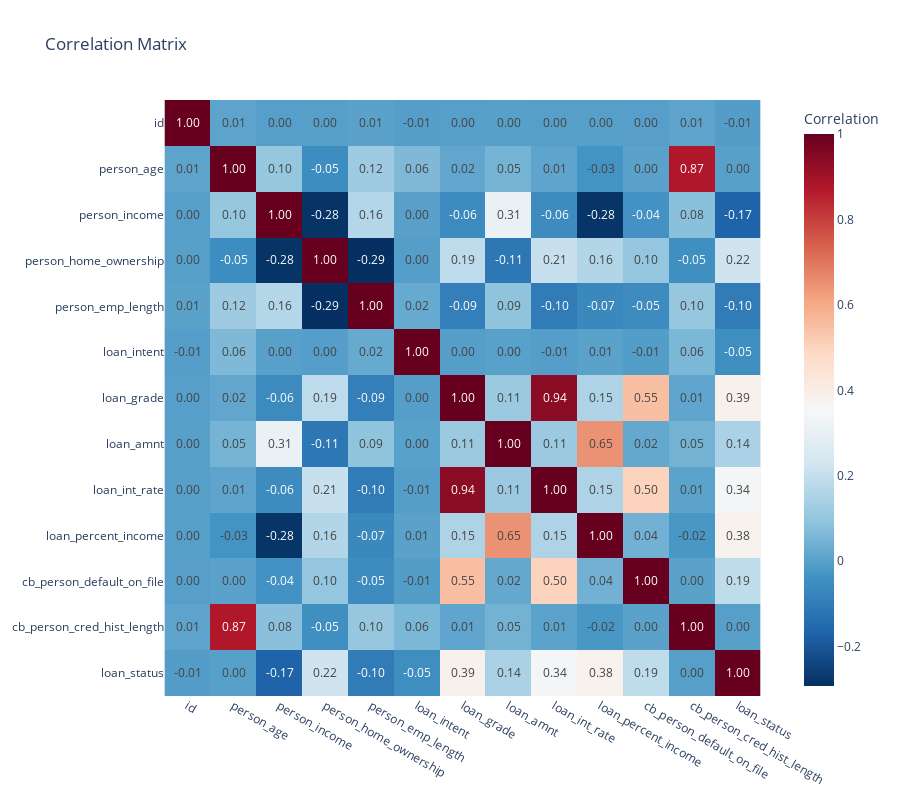

Notebook code cell kept with this figure:
### Code cell
import pandas as pd
import plotly.express as px

# Makeing a copy of the DataFrame to avoid changing the original
df_encoded = df_train.copy()

# Encodeing categorical columns
categorical_cols = df_encoded.select_dtypes(include=['object', 'category']).columns

for col in categorical_cols:
    df_encoded[col] = df_encoded[col].astype('category').cat.codes

# Compute correlation matrix
corr_matrix = df_encoded.corr()

# Plot the correlation matrix using Plotly
fig = px.imshow(
    corr_matrix,
    text_auto=".2f",
    color_continuous_scale='RdBu_r',
    title="Correlation Matrix",
    labels=dict(color="Correlation"),
    x=corr_matrix.columns,
    y=corr_matrix.columns
)

fig.update_layout(height=800)
fig.show()

### Figure 1 — Plotly figure (JSON) as saved in the notebook; plotly's stock layout.template omitted (floating-point values rounded to 4 significant figures; data arrays with more than 128 entries replaced by an {"elided": "..."} marker saying what was removed)
{"data": [{"coloraxis": "coloraxis", "hovertemplate": "x: %{x}<br>y: %{y}<br>Correlation: %{z}<extra></extra>", "name": "0", "texttemplate": "%{z:.2f}", "type": "heatmap", "x": ["id", "person_age", "person_income", "person_home_ownership", "person_emp_length", "loan_intent", "loan_grade", "loan_amnt", "loan_int_rate", "loan_percent_income", "cb_person_default_on_file", "cb_person_cred_hist_length", "loan_status"], "xaxis": "x", "y": ["id", "person_age", "person_income", "person_home_ownership", "person_emp_length", "loan_intent", "loan_grade", "loan_amnt", "loan_int_rate", "loan_percent_income", "cb_person_default_on_file", "cb_person_cred_hist_length", "loan_status"], "yaxis": "y", "z": {"elided": "13x13 float values"}}], "layout": {"coloraxis": {"colorbar": {"title": {"text": "Correlation"}}, "colorscale": [[0, "rgb(5,48,97)"], [0.1, "rgb(33,102,172)"], [0.2, "rgb(67,147,195)"], [0.3, "rgb(146,197,222)"], [0.4, "rgb(209,229,240)"], [0.5, "rgb(247,247,247)"], [0.6, "rgb(253,219,199)"], [0.7, "rgb(244,165,130)"], [0.8, "rgb(214,96,77)"], [0.9, "rgb(178,24,43)"], [1, "rgb(103,0,31)"]]}, "height": 800, "title": {"text": "Correlation Matrix"}, "xaxis": {"anchor": "y", "constrain": "domain", "domain": [0, 1], "scaleanchor": "y"}, "yaxis": {"anchor": "x", "autorange": "reversed", "constrain": "domain", "domain": [0, 1]}}}
